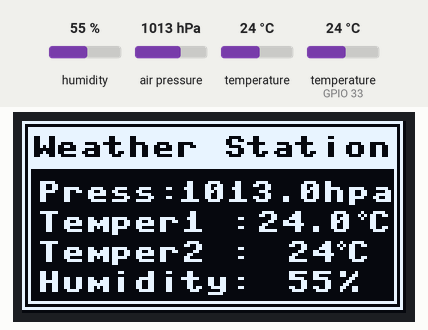
Recording of a program running on a simulated ESP32 board running MicroPython. Parts: 128×64 one-colour display. The test bench sets the inputs (shaded band); at power-on: humidity 55 %, air pressure 1013 hPa, temperature 24 °C, temperature (sensor on GPIO 33) 24 °C. Library files of the repository ran but are not shown: ssd1306.py, bmp280.py; what the program prints to the serial console is not drawn.

Above: at 1.2 s.
1.3 s: humidity set to 22 %
At 3.3 s:
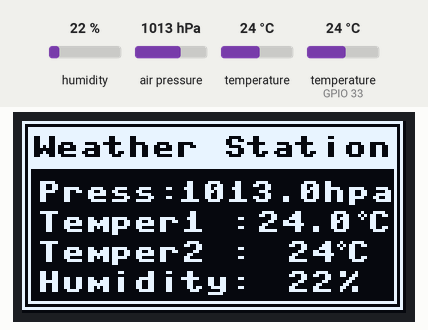
3.6 s: air pressure set to 952 hPa
At 5.4 s:
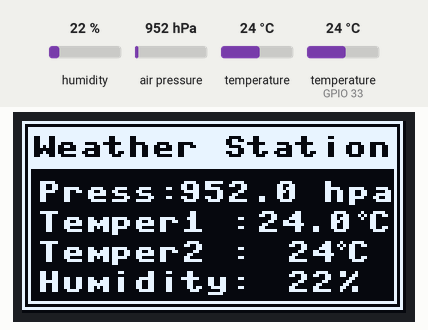
5.7 s: temperature (sensor 0) set to 12 °C
At 7.4 s:
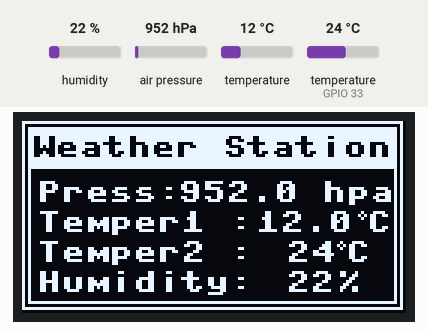
7.7 s: temperature (sensor on GPIO 33) set to 12 °C
At 9.5 s:
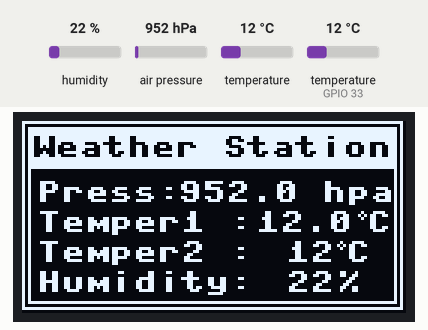
9.8 s: humidity set to 40 %
At 10.6 s:
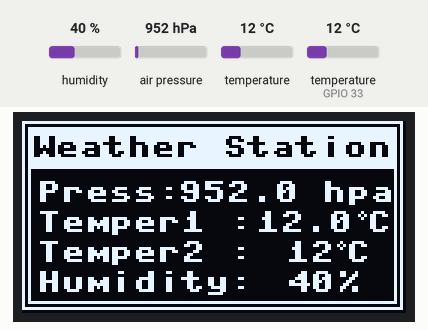
11.8 s: air pressure set to 975 hPa
At 12.8 s:
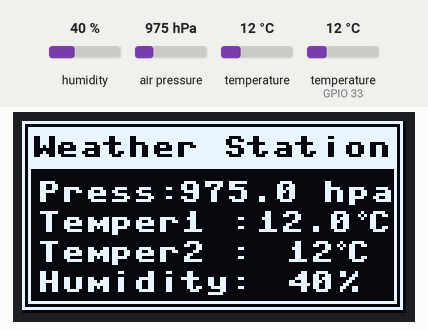
Timing chart, 0 to 14.8 s (numbered marks = the images above; inputs shaded):
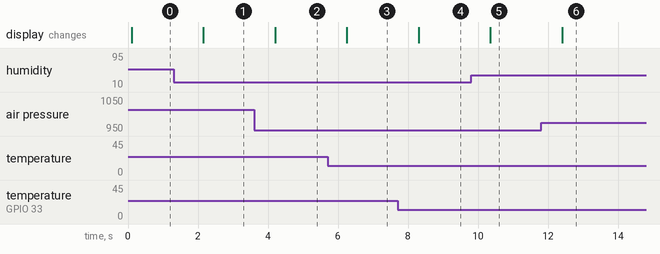

The program:

main.py
```python
# Πρόγραμμα το οποίο παρουσιάζει μετρήσεις Θερμοκρασίας και υγρασίας από DHT11
# και ατμ. πίεσης και θερμοκρασίας από το BMP280 στην οθόνη OLED
import machine, time, dht, math
i2c = machine.I2C(0, sda = machine.Pin(21), scl = machine.Pin(22), freq = 400000)
#Ή εναλλακτικά
#i2c = machine.SoftI2C(sda=machine.Pin(21), scl=machine.Pin(22))
from ssd1306 import SSD1306_I2C #Ο ελεγκτής της οθόνης OLED
sensor = dht.DHT11(machine.Pin(33)) #Ο αισθητήρας DHT11
from bmp280 import *
bmp = BMP280(i2c) #Στιγμιότυπο του BMP280
#Στιγμιότυπο της οθόνης.
display = SSD1306_I2C(width=128, height=64, i2c=i2c, addr=0x3c, external_vcc=False)
display.fill(0) #Καθαρίζει οθόνη

#Δημιούργησε διπλό περίγραμμα
display.rect(0, 0, 127, 63, 1, 0) #x, y, width, heigh, color=0/1, fill=0/1
display.rect(2, 2, 123, 59, 1, 0) #x, y, width, heigh, color=0/1, fill=0/1

#Δημιούργησε ετικέτες
display.rect(3, 2, 121, 14, 1, 1) #x, y, width, heigh, color=0/1, fill=0/1
display.text('Weather Station', 3, 5, 0) #Θέση x, y, color 1/0
display.text("Press: ", 5, 20, 1)
display.text("hpa", 100, 20, 1)
display.text("Temper1 : ", 5, 30, 1)
display.ellipse(113, 31, 1, 1, 1)
display.text("C", 115, 30, 1)
display.text("Temper2 : ", 5, 40, 1)
display.ellipse(106, 41, 1, 1, 1)
display.text("C", 108, 40, 1)
display.text("Humidity: ", 5, 50, 1)
display.text("%", 105, 50, 1)
display.show() #Παρουσίασε στην οθόνη

#Για πάντα
while True:
    bmp.force_measure() #Διάβασε τιμές από BMP280
    display.rect(52, 19, 48, 9, 0, True) #Σβήσε παλιά τιμή ατμ. πίεσης
    display.text(str(round((bmp.pressure / 100), 1)), 52, 20, 1) #Εμφάνισε νέα τιμή ατμ. πίεσης
    display.rect(77, 29, 34, 9, 0, True) #Σβήσε παλιά τιμή θερμοκρασίας BMP
    display.text(str(round(bmp.temperature, 1)), 78, 30, 1) #Εμφάνισε νέα τιμή Θερμοκρασίας BMP
    print("Θερμοκρασία BMP: " + str(round(bmp.temperature, 1))) #Εμφάνισε σε τερματικό
    print("Πίεση: " + str(round((bmp.pressure / 100), 1))) #Εμφάνισε σε τερματικό

    sensor.measure() #Διάβασε τιμές από DHT11
    display.rect(80, 39, 25, 9, 0, True) #Σβήσε παλιά τιμή Θερμοκρασίας DHT
    display.text("{: 3}".format(sensor.temperature()), 80, 40, 1) #Εμφάνισε νέα τιμή θερμοκρ. DHT
    display.rect(80, 49, 25, 9, 0, True) #Σβήσε παλιά τιμή σχετ, υγρασίας
    display.text("{: 3}".format(sensor.humidity()), 80, 50, 1) #Εμφάνισε νέα τιμή υγρασίας
    print("Θερμοκρασία DHT:", sensor.temperature()) #Εμφάνισε στο τερματικό
    print("Σχετ. Υγρασία:", sensor.humidity()) #Εμφάνισε στο τερματικό
    print() #Άσε μια γραμμή κενή

    display.show() #Παρουσίασε στην οθόνη
    time.sleep(2) #Περίμενε 2 sec
```

Measured:
- after the input at 1.3 s, the display: changes after 0.86 s (image 1)
- after the input at 3.6 s, the display: changes after 0.60 s (image 2)
- after the input at 5.7 s, the display: changes after 0.55 s (image 3)
- after the input at 7.7 s, the display: changes after 0.60 s (image 4)
- after the input at 9.8 s, the display: changes after 0.55 s (image 5)
- after the input at 11.8 s, the display: changes after 0.60 s (image 6)
